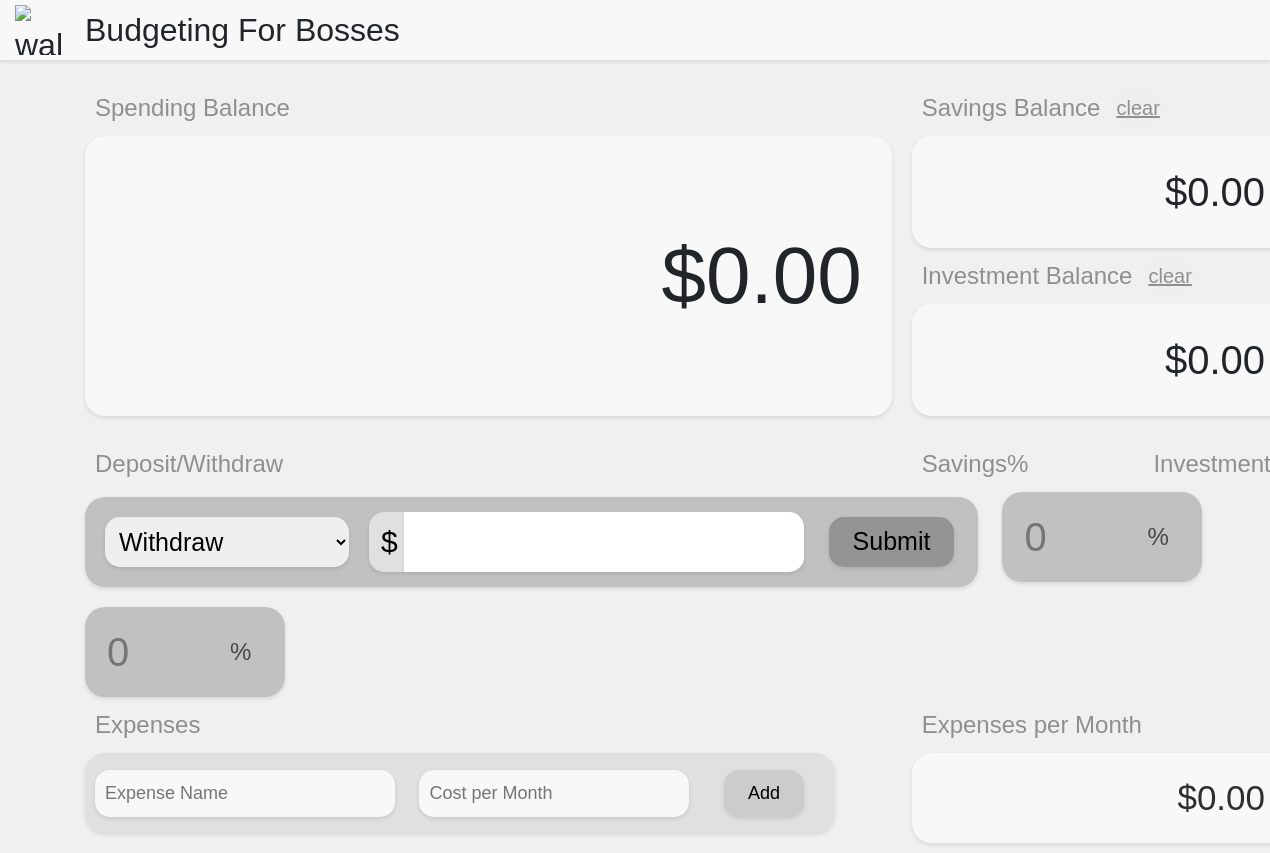
Before: / with the older database file.
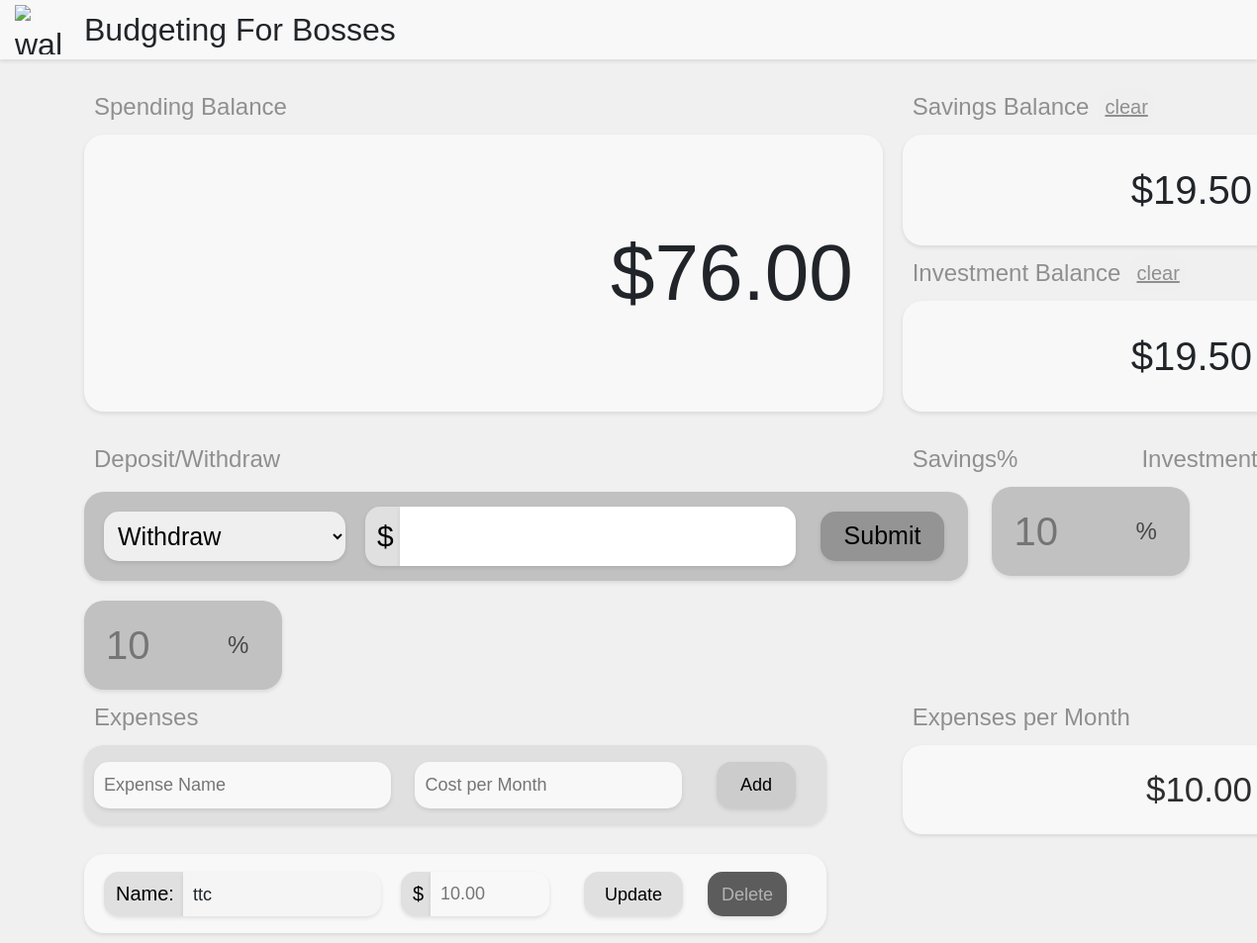
After: the same page with the newer database file.
### tables this page shows
CREATE TABLE streams (
        id INTEGER PRIMARY KEY,
        type TEXT,
        deduction REAL,
        value REAL
    );

CREATE TABLE expenses (
        expense_id INTEGER PRIMARY KEY AUTOINCREMENT,
        refid INTEGER,
        name TEXT,
        value REAL,
        FOREIGN KEY(refid) REFERENCES streams(id)
    );

### app.py (the view)
@app.route('/')
def index():
    connection = sqlite3.connect('budget.db')
    cursor = connection.cursor()
    streams = cursor.execute('SELECT * FROM streams').fetchall()
    expenses = cursor.execute('SELECT * FROM expenses').fetchall()
    connection.close()
    return render_template('index.html', streams = streams, expenses = expenses)

### templates/index.html (shortened to what this page needs)
<!DOCTYPE html>
<html lang="en">
<head>
    <link rel="stylesheet" href="https://stackpath.bootstrapcdn.com/bootstrap/4.5.2/css/bootstrap.min.css">
    <link rel="stylesheet" href="{{ url_for('static', filename='css/custom.css') }}">
</head>
<body>
    <div class="hero-section">
        <img class="hero-logo" src="https://img.icons8.com/?size=100&id=yKpKytomTHlC&format=png&color=000000" alt="wallet logo">
        Budgeting For Bosses
    </div>
    <div class="container">
        <div class="sub-heading">Spending Balance</div>
        <div class="sub-heading-side"> Savings Balance
            <form action="/clear" method="post">
                <button class="clear-btn savings" type="submit" onclick="confirmSubmission(event)">clear</button>
            </form>
        </div>
        <div class="large-rect">
            <span id="balance">${{ '%.2f' % streams[0][3] }}</span>
        </div>
        <div class="side-rects">
            <div class="side-rect">
                <span id="balance-side">${{ '%.2f' % streams[1][3] }}</span>
            </div>
            <div class="sub-heading-side"> Investment Balance
                <form action="/clear"  method="post">
                    <button class="clear-btn investments" type="submit" onclick="confirmSubmission(event)">clear</button>
                </form>
            </div>
            <div class="side-rect">
                <span id="balance-side">${{ '%.2f' % streams[2][3] }}</span>
            </div>
        </div>
        <div class="sub-heading">Deposit/Withdraw</div>
        <div class="sub-heading percent">
            <div>Savings%</div>
            <div class="sub-heading-percent-title">Investments%</div>
        </div>
        <div class="input-container">
            <form action="/transaction" method="post" autocomplete="off" id="transaction-form">
                <div class="inline-div deposit">
                    <select class="deposit-options" name="transaction-type">
                        <option value="withdraw">Withdraw</option>
                    </select>
                    <span class="deposit-input-span">$</span>
                    <input type="number" class="deposit-input" name="deposit" min="0" required>
                    <button class="deposit-submit" type="submit" onclick="confirmSubmission(event);validatePercentages(event)">Submit</button>
                </div>
                <div class="inline-div percent">
                    <input id="percent1" type="number" class="percent-input" name="savingsPercent" min="0" max="100" placeholder="{{ '%.0f' % streams[1][2] }}">
                    <span>%</span>
                </div>
                <div class="inline-div percent">
                    <input id="percent2" type="number" class="percent-input" name="investmentsPercent" min="0" max="100" placeholder="{{ '%.0f' % streams[2][2] }}">
                    <span>%</span>
                </div>
            </form>
        </div>
        <div class="sub-heading">Expenses</div>
        <div class="sub-heading-side"> Expenses per Month</div>
            <div class="small-rect gray">
                <form action="/add" method="post" autocomplete="off">
                    <input type="text" name="name" placeholder="Expense Name" class="add-expense-name" required>
                    <input type="number" name="value" placeholder="Cost per Month" class="add-expense-value" required>
                    <button type="submit" class="add-expense-submit-btn">Add</button>
                </form>
            </div>
            <div class="side-rect expenses">
                <span id="balance-side">${{ '%.2f' % streams[3][3] }}</span>
            </div>
            {% for expense in expenses %}
            <div class="small-rect output">
                <form class="output-form" method="post" action="{{ url_for('submit', id=expense[0]) }}" autocomplete="off">
                        <span class="output-span name">Name:</span>
                        <label class="output-expense name" name="name">{{expense[2]}}</label>
                        <span class="output-span">$</span>
                        <input class="output-expense-value" type="number" name="value" placeholder="{{ '%.2f' % expense[3] }}">
                        <button class="output-expense update" type="button" onclick="confirmSubmission(setActionAndSubmit(this.form, 'update'))">Update</button>
                        <button class="output-expense delete" type="button" onclick="confirmSubmission(setActionAndSubmit(this.form, 'delete'))">Delete</button>
                </form>
            </div>
            {% endfor %}
</body>
</html>

Changed rows visible on the page:
changed streams (number 1 of 4 on the later page): value "0.00" → "76.00"
changed streams (number 2 of 4 on the later page): value "0.00" → "19.50"; savingsPercent "0" → "10"
changed streams (number 3 of 4 on the later page): value "0.00" → "19.50"; investmentsPercent "0" → "10"
changed streams (number 4 of 4 on the later page): value "0.00" → "10.00"
added expenses: name "ttc", value "10.00"
